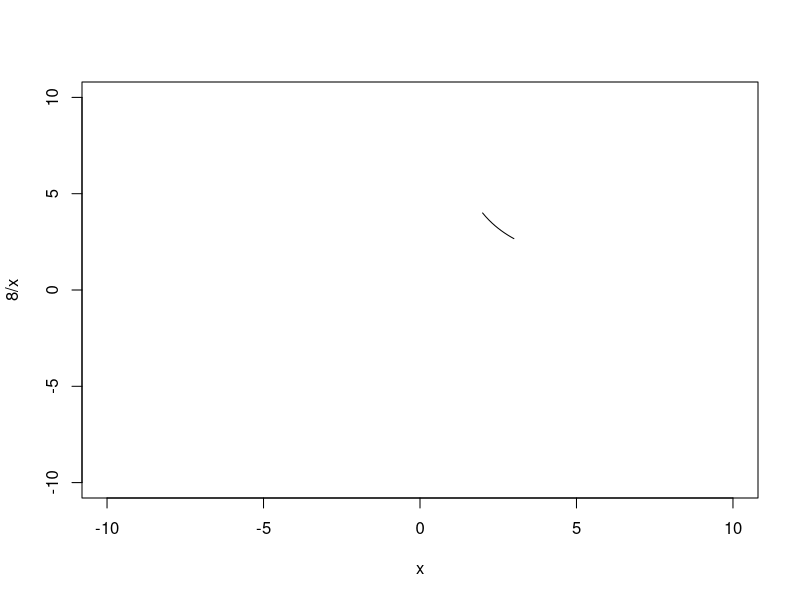
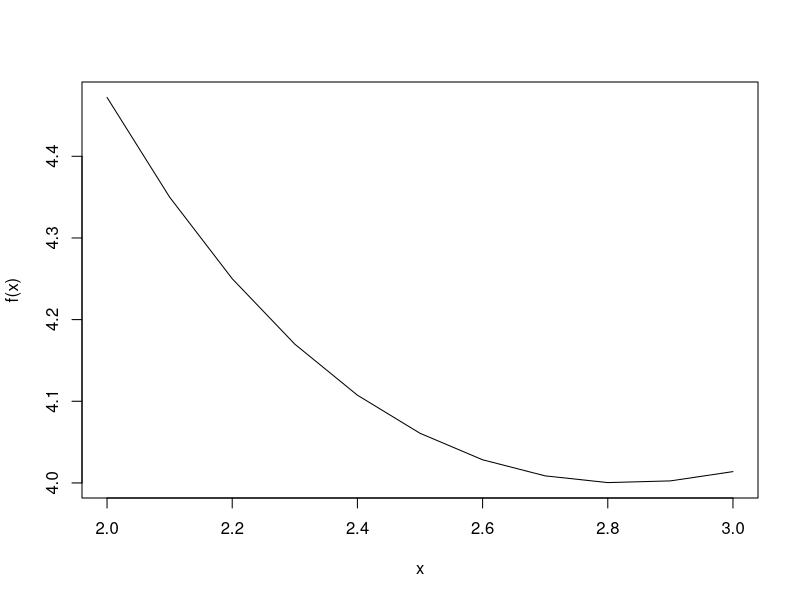
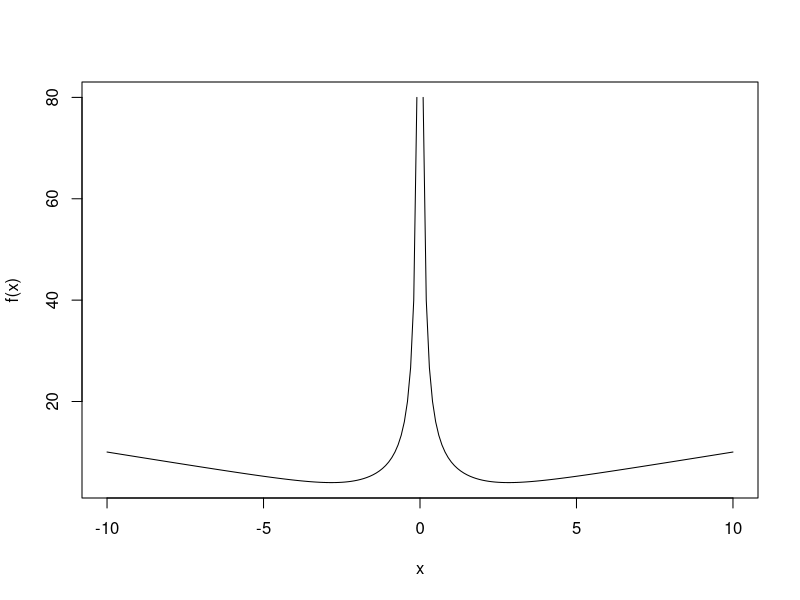

Generate these figures, in order, with R:
f <- function(x){
  sqrt(x^2+(8/x)^2)
}

x<- seq(2,3,0.1)
plot(x, 8/x,xlim=c(-10,10),ylim = c(-10,10),type ='l')

plot(x,f(x),type ='l')
sqrt(8)


x<- seq(-10,10,0.1)
plot(x,f(x),type ='l')

derf <- function(x){
  1/2*(x^2+64*x^(-2))^(-1/2)*(2*x-128*x^(-3))
}
uniroot(derf,c(2,3))$root



